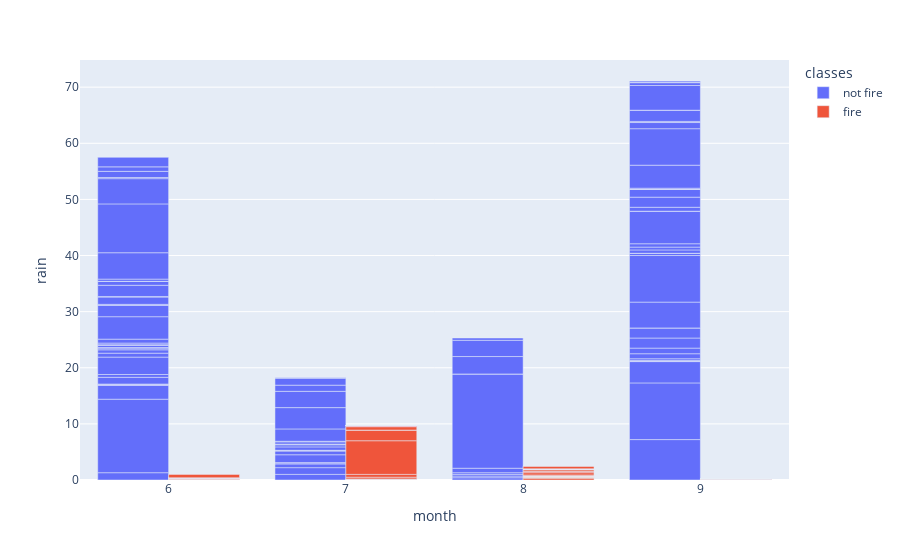

Source (notebook cell):
### Code cell
## which month had more fires
fig = px.bar(
    fire_df,
    x="month",
    y="rain",
    color="classes",   # hue in seaborn = color in plotly express
    barmode="group"    # to keep bars side-by-side like seaborn default
)

fig.show()

### Figure 1 — Plotly figure (JSON) as saved in the notebook; plotly's stock layout.template omitted (floating-point values rounded to 4 significant figures; data arrays with more than 128 entries replaced by an {"elided": "..."} marker saying what was removed)
{"data": [{"alignmentgroup": "True", "hovertemplate": "classes=not fire<br>month=%{x}<br>rain=%{y}<extra></extra>", "legendgroup": "not fire", "marker": {"color": "#636efa", "pattern": {"shape": ""}}, "name": "not fire", "offsetgroup": "not fire", "orientation": "v", "showlegend": true, "textposition": "auto", "type": "bar", "x": [6, 6, 6, 6, 6, 6, 6, 6, 6, 6, 6, 6, 6, 6, 6, 6, 6, 7, 7, 7, 7, 7, 7, 7, 7, 7, 7, 7, 7, 7, 7, 7, 7, 8, 8, 8, 8, 8, 8, 8, 9, 9, 9, 9, 9, 9, 9, 9, 9, 9, 9, 9, 9, 9, 9, 9, 9, 9, 9, 9, 9, 9, 9, 6, 6, 6, 6, 6, 6, 6, 6, 6, 6, 6, 6, 6, 6, 6, 6, 6, 6, 7, 7, 7, 7, 7, 7, 7, 8, 8, 8, 8, 9, 9, 9, 9, 9, 9, 9, 9, 9, 9, 9, 9, 9, 9], "xaxis": "x", "y": [0.0, 1.3, 13.1, 2.5, 0.0, 0.2, 0.0, 1.2, 0.5, 3.1, 0.7, 0.6, 0.3, 0.1, 0.4, 0.1, 0.3, 1.0, 1.2, 0.7, 0.0, 0.2, 1.4, 0.7, 0.0, 0.1, 0.0, 0.6, 0.4, 0.0, 0.1, 0.4, 0.1, 0.0, 0.4, 0.3, 0.3, 0.3, 0.8, 16.8, 7.2, 10.1, 3.8, 0.1, 0.1, 0.3, 0.9, 1.0, 1.8, 1.8, 0.0, 4.6, 8.3, 0.4, 0.0, 0.6, 0.5, 0.6, 5.8, 0.0, 0.7, 1.8, 1.4, 0.7, 4.0, 2.0, 0.0, 0.2, 1.3, 0.1, 2.0, 0.7, 0.0, 0.4, 4.7, 8.7, 4.5, 0.2, 1.1, 0.8, 1.7, 2.2, 3.8, 2.9, 1.1, 1.2, 0.2, 0.0, 0.0, 3.1, 2.9, 0.4, 0.0, 0.0, 0.2, 4.1, 6.5, 1.1, 0.0, 0.2, 2.0, 0.0, 4.4, 0.5, 0.1, 0.2], "yaxis": "y"}, {"alignmentgroup": "True", "hovertemplate": "classes=fire<br>month=%{x}<br>rain=%{y}<extra></extra>", "legendgroup": "fire", "marker": {"color": "#EF553B", "pattern": {"shape": ""}}, "name": "fire", "offsetgroup": "fire", "orientation": "v", "showlegend": true, "textposition": "auto", "type": "bar", "x": {"elided": "138 int values"}, "xaxis": "x", "y": {"elided": "138 float values"}, "yaxis": "y"}], "layout": {"barmode": "group", "legend": {"title": {"text": "classes"}, "tracegroupgap": 0}, "margin": {"t": 60}, "xaxis": {"anchor": "y", "domain": [0, 1], "title": {"text": "month"}}, "yaxis": {"anchor": "x", "domain": [0, 1], "title": {"text": "rain"}}}}
